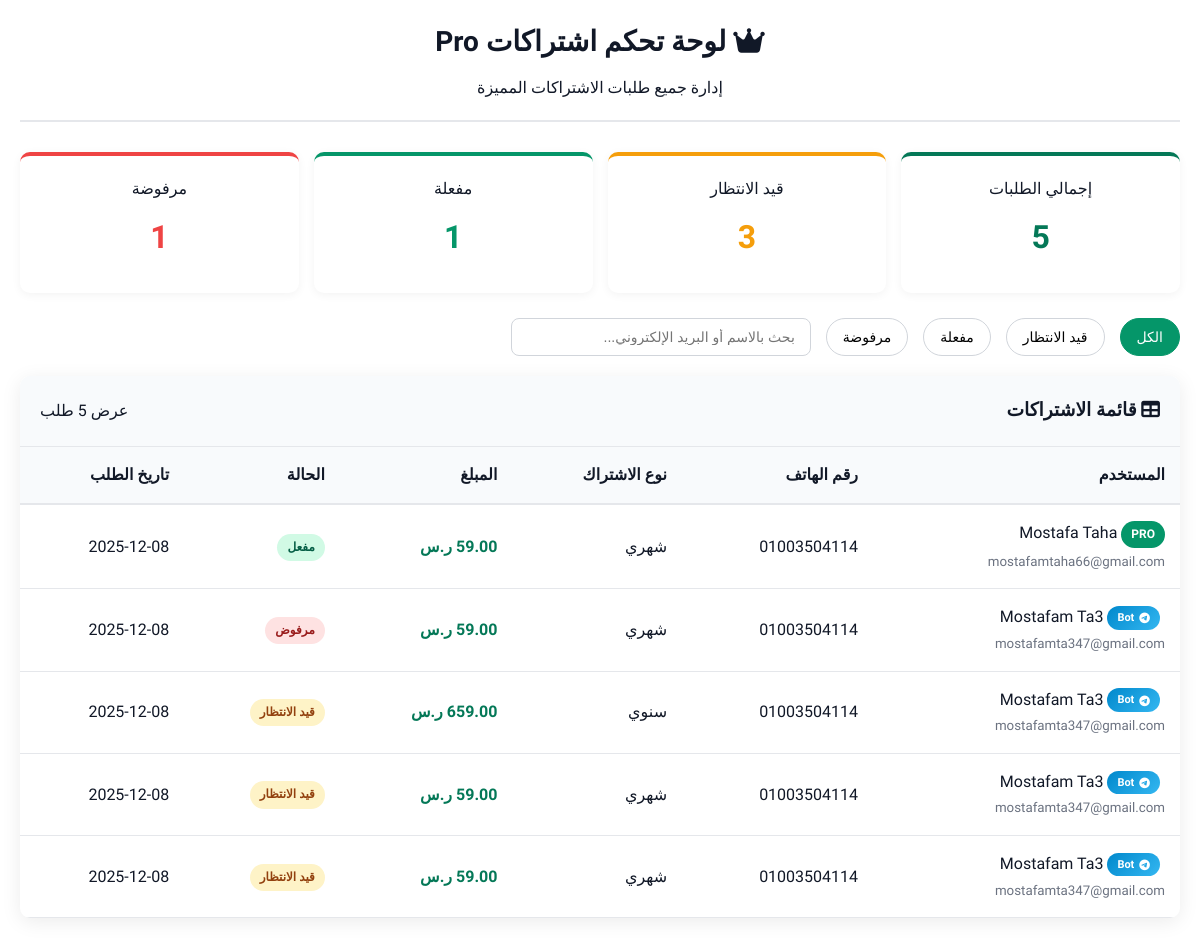
The page /admin/admin_subscriptions.php on the database its author committed.
### tables this page shows
CREATE TABLE `pro_subscriptions` (
  `id` int(11) NOT NULL,
  `user_id` int(11) NOT NULL,
  `phone` varchar(20) NOT NULL,
  `insta_user` varchar(100) DEFAULT NULL,
  `plan_type` enum('monthly','yearly') NOT NULL,
  `amount` decimal(10,2) NOT NULL,
  `receipt_image` varchar(255) DEFAULT NULL,
  `extracted_data` text DEFAULT NULL,
  `payment_date` datetime DEFAULT current_timestamp(),
  `status` enum('pending','verified','rejected') DEFAULT 'pending',
  `created_at` timestamp NOT NULL DEFAULT current_timestamp()
);

CREATE TABLE `users` (
  `id` int(11) NOT NULL,
  `google_id` varchar(255) NOT NULL,
  `password_hash` varchar(255) DEFAULT NULL,
  `email` varchar(255) NOT NULL,
  `name` varchar(255) DEFAULT NULL,
  `profile_picture` varchar(500) DEFAULT NULL,
  `created_at` timestamp NOT NULL DEFAULT current_timestamp(),
  `current_prayer_streak` int(11) DEFAULT 0,
  `max_prayer_streak` int(11) DEFAULT 0,
  `last_prayer_date` date DEFAULT NULL,
  `Pro` tinyint(1) NOT NULL DEFAULT 0,
  `device_type` varchar(50) DEFAULT NULL,
  `last_device_login` varchar(50) DEFAULT NULL,
  `user_agent` text DEFAULT NULL,
  `last_login` timestamp NULL DEFAULT NULL
);

### admin/admin_subscriptions.php (the view, shortened to what this page needs)
<?php
$host = 'localhost';
$dbname = 'prayer_tracker';
$username = 'root';
$password = '';
try {
    $pdo = new PDO("mysql:host=$host;dbname=$dbname;charset=utf8", $username, $password);
    $pdo->setAttribute(PDO::ATTR_ERRMODE, PDO::ERRMODE_EXCEPTION);
} catch (PDOException $e) {
    die("Connection failed: " . $e->getMessage());
}
$stats = [
    'total' => $pdo->query("SELECT COUNT(*) FROM pro_subscriptions")->fetchColumn(),
    'pending' => $pdo->query("SELECT COUNT(*) FROM pro_subscriptions WHERE status = 'pending'")->fetchColumn(),
    'verified' => $pdo->query("SELECT COUNT(*) FROM pro_subscriptions WHERE status = 'verified'")->fetchColumn(),
    'rejected' => $pdo->query("SELECT COUNT(*) FROM pro_subscriptions WHERE status = 'rejected'")->fetchColumn()
];
$sql = "SELECT
            ps.*,
            u.name,
            u.email,
            u.Pro as user_pro_status
        FROM pro_subscriptions ps
        LEFT JOIN users u ON ps.user_id = u.id
        ORDER BY ps.created_at DESC
        LIMIT 50";
$stmt = $pdo->prepare($sql);
$stmt->execute();
$subscriptions = $stmt->fetchAll(PDO::FETCH_ASSOC);
?>
<!DOCTYPE html>
<html lang="ar" dir="rtl">
<head>
    <link rel="stylesheet" href="https://cdnjs.cloudflare.com/ajax/libs/font-awesome/6.4.0/css/all.min.css">
</head>
<body>
    <div class="container">
        <div class="header">
            <h1><i class="fas fa-crown"></i> لوحة تحكم اشتراكات Pro</h1>
            <p>إدارة جميع طلبات الاشتراكات المميزة</p>
        </div>
        <div class="stats-grid">
            <div class="stat-box total">
                <div class="stat-label">إجمالي الطلبات</div>
                <div class="stat-number"><?php echo $stats['total']; ?></div>
            </div>
            <div class="stat-box pending">
                <div class="stat-label">قيد الانتظار</div>
                <div class="stat-number"><?php echo $stats['pending']; ?></div>
            </div>
            <div class="stat-box verified">
                <div class="stat-label">مفعلة</div>
                <div class="stat-number"><?php echo $stats['verified']; ?></div>
            </div>
            <div class="stat-box rejected">
                <div class="stat-label">مرفوضة</div>
                <div class="stat-number"><?php echo $stats['rejected']; ?></div>
            </div>
        </div>
        <div class="filters">
            <button class="filter-btn active" data-filter="all">الكل</button>
            <button class="filter-btn" data-filter="pending">قيد الانتظار</button>
            <button class="filter-btn" data-filter="verified">مفعلة</button>
            <button class="filter-btn" data-filter="rejected">مرفوضة</button>
            <div class="search-box">
                <input type="text" class="search-input" placeholder="بحث بالاسم أو البريد الإلكتروني...">
            </div>
        </div>
        <div class="table-container">
            <div class="table-header">
                <h3><i class="fas fa-table"></i> قائمة الاشتراكات</h3>
                <div>عرض <span id="row-count"><?php echo count($subscriptions); ?></span> طلب</div>
            </div>
            <?php if (empty($subscriptions)): ?>
                <div class="empty-state">
                    <i class="fas fa-inbox"></i>
                    <h3>لا توجد طلبات اشتراك</h3>
                    <p>لم يتم العثور على أي طلبات اشتراك حتى الآن</p>
                </div>
            <?php else: ?>
                <table id="subscriptions-table">
                    <thead>
                        <tr>
                            <th>المستخدم</th>
                            <th>رقم الهاتف</th>
                            <th>نوع الاشتراك</th>
                            <th>المبلغ</th>
                            <th>الحالة</th>
                            <th>تاريخ الطلب</th>
                        </tr>
                    </thead>
                    <tbody>
                        <?php foreach ($subscriptions as $sub):
                            $stmt = $pdo->prepare("SELECT COUNT(*) as has_telegram FROM telegram_settings WHERE user_id = ? AND token IS NOT NULL AND chat_id IS NOT NULL");
                            $stmt->execute([$sub['user_id']]);
                            $hasTelegram = $stmt->fetch(PDO::FETCH_ASSOC)['has_telegram'] > 0;
                        ?>
                            <tr class="subscription-row"
                                data-id="<?php echo $sub['id']; ?>"
                                data-status="<?php echo $sub['status']; ?>">
                                <td>
                                    <div class="user-cell">
                                        <div>
                                            <div class="user-name">
                                                <?php if ($sub['user_pro_status'] == 1): ?>
                                                    <span class="badge badge-pro">PRO</span>
                                                <?php endif; ?>
                                                <?php if ($hasTelegram): ?>
                                                    <span class="telegram-badge" title="يوجد Telegram Bot">
                                                        <i class="fab fa-telegram"></i> Bot
                                                    </span>
                                                <?php endif; ?>
                                                <?php echo htmlspecialchars($sub['name']); ?>
                                            </div>
                                            <small style="color: #6b7280;"><?php echo htmlspecialchars($sub['email']); ?></small>
                                        </div>
                                    </div>
                                </td>
                                <td><?php echo htmlspecialchars($sub['phone']); ?></td>
                                <td><?php echo $sub['plan_type'] === 'yearly' ? 'سنوي' : 'شهري'; ?></td>
                                <td class="amount"><?php echo number_format($sub['amount'], 2); ?> ر.س</td>
                                <td>
                                    <span class="badge badge-<?php echo $sub['status']; ?>">
                                        <?php
                                        $status_text = [
                                            'pending' => 'قيد الانتظار',
                                            'verified' => 'مفعل',
                                            'rejected' => 'مرفوض'
                                        ];
                                        echo $status_text[$sub['status']];
                                        ?>
                                    </span>
                                </td>
                                <td><?php echo date('Y-m-d', strtotime($sub['created_at'])); ?></td>
                            </tr>
                        <?php endforeach; ?>
                    </tbody>
                </table>
            <?php endif; ?>
        </div>
    </div>
</body>
</html>

### rows shown on the page
pro_subscriptions: shows "PRO", user.name "Mostafa Taha", user.email "mostafamtaha66@gmail.com", phone "01003504114", plan_type "شهري", status "مفعل", created_at "2025-12-08"
pro_subscriptions: shows "Bot", user.name "Mostafam Ta3", user.email "mostafamta347@gmail.com", phone "01003504114", plan_type "شهري", status "مرفوض", created_at "2025-12-08"
pro_subscriptions: shows "Bot", user.name "Mostafam Ta3", user.email "mostafamta347@gmail.com", phone "01003504114", plan_type "سنوي", amount "659.00", status "قيد الانتظار", created_at "2025-12-08"
pro_subscriptions: shows "Bot", user.name "Mostafam Ta3", user.email "mostafamta347@gmail.com", phone "01003504114", plan_type "شهري", status "قيد الانتظار", created_at "2025-12-08"
pro_subscriptions: shows "Bot", user.name "Mostafam Ta3", user.email "mostafamta347@gmail.com", phone "01003504114", plan_type "شهري", status "قيد الانتظار", created_at "2025-12-08"

### other values the page prints
$stats['total'] "5"
$stats['pending'] "3"
$stats['verified'] "1"
$stats['rejected'] "1"
count($subscriptions) "5"
